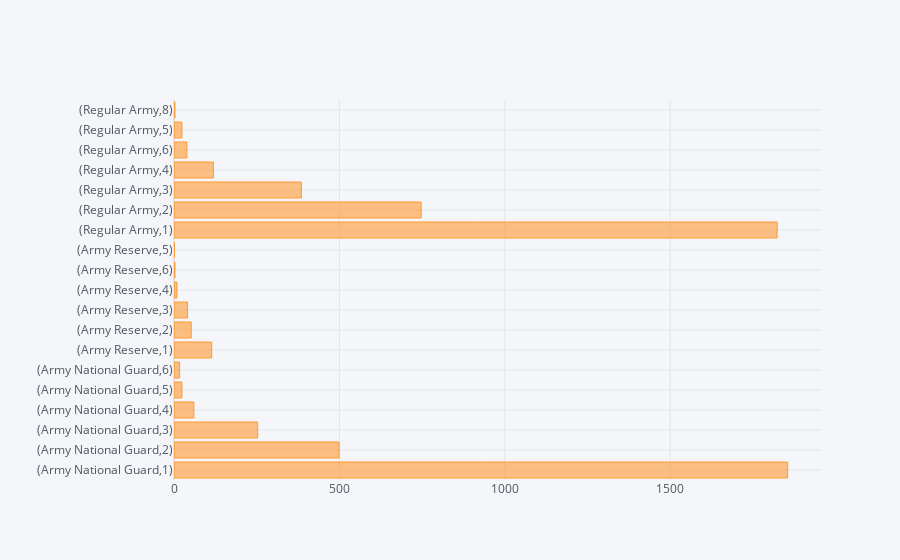

Notebook cell for this chart:
### Markdown cell above
- After looking at the dispersion effect of the "component" and "branch" columns, we will decide whether to delete or not.

### Code cell
df.groupby(["component"])["dodrace"].value_counts().iplot(kind="barh")

### Figure 1 — Plotly figure (JSON) as saved in the notebook; plotly's stock layout.template omitted (floating-point values rounded to 4 significant figures)
{"data": [{"marker": {"color": "rgba(255, 153, 51, 0.6)", "line": {"color": "rgba(255, 153, 51, 1.0)", "width": 1}}, "name": "dodrace", "orientation": "h", "text": "", "type": "bar", "x": [1855, 499, 253, 60, 24, 17, 114, 52, 41, 9, 3, 1, 1823, 747, 385, 119, 39, 24, 3], "y": ["(Army National Guard,1)", "(Army National Guard,2)", "(Army National Guard,3)", "(Army National Guard,4)", "(Army National Guard,5)", "(Army National Guard,6)", "(Army Reserve,1)", "(Army Reserve,2)", "(Army Reserve,3)", "(Army Reserve,4)", "(Army Reserve,6)", "(Army Reserve,5)", "(Regular Army,1)", "(Regular Army,2)", "(Regular Army,3)", "(Regular Army,4)", "(Regular Army,6)", "(Regular Army,5)", "(Regular Army,8)"]}], "layout": {"legend": {"bgcolor": "#F5F6F9", "font": {"color": "#4D5663"}}, "paper_bgcolor": "#F5F6F9", "plot_bgcolor": "#F5F6F9", "title": {"font": {"color": "#4D5663"}}, "xaxis": {"gridcolor": "#E1E5ED", "showgrid": true, "tickfont": {"color": "#4D5663"}, "title": {"font": {"color": "#4D5663"}, "text": ""}, "zerolinecolor": "#E1E5ED"}, "yaxis": {"gridcolor": "#E1E5ED", "showgrid": true, "tickfont": {"color": "#4D5663"}, "title": {"font": {"color": "#4D5663"}, "text": ""}, "zerolinecolor": "#E1E5ED"}}}
